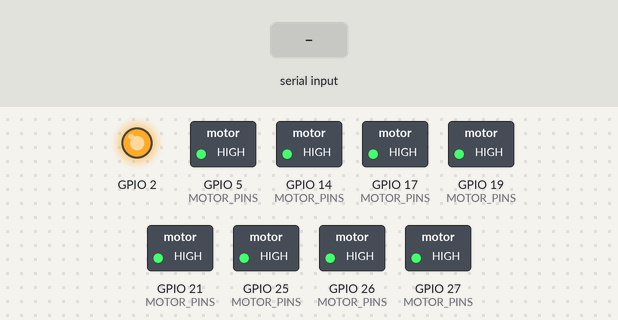
This sketch was run on a simulated ESP32. On the bench: switched loads named in the sketch (green lamp = pin HIGH), output pins drawn as LEDs (lit = HIGH). Inputs (shaded band) come from the test bench. What the sketch prints to the serial monitor is not drawn.

Above: at 1.2 s.
1.3 s: "f 90 45 200 10\n" received over Serial
2.8 s: "s90\n" received over Serial
Timing chart, 0 to 5.8 s (numbered marks = the images above; inputs shaded):
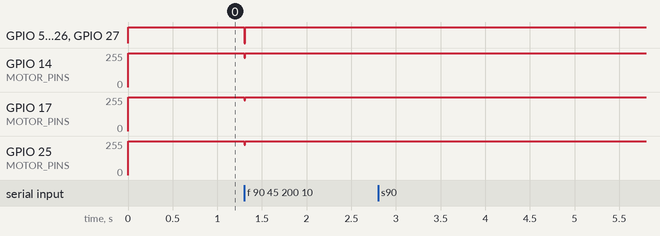

Measured:
- after the input at 1.3 s, GPIO 5 (MOTOR_PINS): HIGH → LOW at once, → HIGH 0.01 s later; GPIO 14 (MOTOR_PINS): 255/255 → 218/255 at once, → 255/255 0.01 s later
- after the input at 2.8 s, every drawn part: stays the same

The sketch:

Fahrtest.ino
```cpp
// ==========================================================
// Fahrtest mit Lidar (nur USB-Serial, kein Bluetooth).
// Der Teller faehrt auf Befehl vom PC kurze Stuecke in eine Richtung und
// reicht dabei jedes gueltige Lidar-Paket (47 Byte, CRC geprueft) unveraendert
// per USB weiter. fahrtest.py zeichnet alles auf und berechnet aus den Scans
// vor und nach jeder Bewegung, wie weit und wohin der Teller wirklich gefahren ist.
//
// USB mit 921600 Baud. Zwischen den Lidar-Paketen kommen Textzeilen, die mit
// '#' beginnen und mit '\n' enden:
//   # bereit                     nach dem Start
//   # f vx vy omega ms <millis>  Fahrt beginnt
//   # e <millis>                 Fahrt zu Ende, Motoren stehen
//   # s <millis>                 Abbruch durch 's'
//   # kein lidar                 seit 1 s kein gueltiges Paket
//
// Kommandos vom PC (eine Zeile):
//   f <vx> <vy> <omega> <ms>     Werte -100..100 wie vom Joystick, ms <= 1500
//   s                            sofort anhalten
//
// Motoren, Abgleich und Lidar-Pin wie in Teller.ino.
// ==========================================================
#include <math.h>

const int MOTOR_PINS[4][2] = { {21, 19}, {5, 17}, {25, 26}, {27, 14} };
// Wie motorMinPWM/motorMaxPWM (manuelles Fahren) in Teller.ino.
const int motorMinPWM[4] = { 214, 219, 212, 214 };
const int motorMaxPWM[4] = { 255, 235, 239, 245 };
const int motorMinPWMRev[4] = { 205, 228, 203, 223 }; // Rad rollt rueckwaerts
const int wheelForward[4] = { -1, 1, -1, 1 };         // Vorzeichen fuer "Rad rollt vorwaerts"
const int motorInvert[4] = { -1, 1, -1, -1 };

const int LIDAR_RX = 36;
const uint32_t LIDAR_BAUD = 230400;
const int LIDAR_PACKET_LEN = 47;

const unsigned long MAX_DRIVE_MS = 1500;

uint8_t crcTable[256];
uint8_t pkt[LIDAR_PACKET_LEN];
int pktLen = 0;
unsigned long lastPacket = 0, lastNoLidarMsg = 0;

bool driving = false;
unsigned long driveStart = 0, driveMs = 0;

char cmd[48];
int cmdLen = 0;

void setMotor(int i, float value) {
  bool rollsForward = value * wheelForward[i] > 0;
  value = constrain(value, -1.0f, 1.0f) * motorInvert[i];
  int a = MOTOR_PINS[i][0], b = MOTOR_PINS[i][1];
  if (fabsf(value) < 0.001f) {
    analogWrite(a, 255);
    analogWrite(b, 255);
    return;
  }
  int minPWM = rollsForward ? motorMinPWM[i] : motorMinPWMRev[i];
  int pwm = minPWM + (int)(fabsf(value) * (motorMaxPWM[i] - minPWM));
  pwm = constrain(pwm, 0, 255);
  analogWrite(a, value > 0 ? pwm : 0);
  analogWrite(b, value > 0 ? 0 : pwm);
}

// Gleiche Mischung wie drive() in Teller.ino.
void drive(float vx, float vy, float omega) {
  float v[4] = { -vx - vy - omega, vx - vy - omega, -vx + vy - omega, vx + vy - omega };
  float maxMag = 1.0f;
  for (int i = 0; i < 4; i++) maxMag = max(maxMag, fabsf(v[i]));
  for (int i = 0; i < 4; i++) setMotor(i, v[i] / maxMag);
}

void readLidar() {
  while (Serial2.available()) {
    uint8_t byte = Serial2.read();
    if (pktLen == 0 && byte != 0x54) continue;
    if (pktLen == 1 && byte != 0x2C) {
      pktLen = byte == 0x54 ? 1 : 0;
      continue;
    }
    pkt[pktLen++] = byte;
    if (pktLen < LIDAR_PACKET_LEN) continue;
    pktLen = 0;
    uint8_t crc = 0;
    for (int i = 0; i < LIDAR_PACKET_LEN - 1; i++) crc = crcTable[crc ^ pkt[i]];
    if (crc != pkt[LIDAR_PACKET_LEN - 1]) continue;
    Serial.write(pkt, LIDAR_PACKET_LEN);
    lastPacket = millis();
  }
}

void handleCommand() {
  int vx, vy, om;
  unsigned long ms;
  if (cmd[0] == 's') {
    drive(0, 0, 0);
    driving = false;
    Serial.printf("# s %lu\n", millis());
  } else if (sscanf(cmd, "f %d %d %d %lu", &vx, &vy, &om, &ms) == 4) {
    vx = constrain(vx, -100, 100);
    vy = constrain(vy, -100, 100);
    om = constrain(om, -100, 100);
    driveMs = min(ms, MAX_DRIVE_MS);
    Serial.printf("# f %d %d %d %lu %lu\n", vx, vy, om, driveMs, millis());
    driveStart = millis();
    driving = true;
    drive(vx / 100.0f, vy / 100.0f, om / 100.0f);
  }
}

void readCommands() {
  while (Serial.available()) {
    char c = Serial.read();
    if (c == '\n' || c == '\r') {
      if (cmdLen > 0) {
        cmd[cmdLen] = '\0';
        handleCommand();
      }
      cmdLen = 0;
    } else if (cmdLen < (int)sizeof(cmd) - 1) {
      cmd[cmdLen++] = c;
    }
  }
}

void setup() {
  Serial.setTxBufferSize(8192);
  Serial.begin(921600);
  for (int i = 0; i < 4; i++) {
    pinMode(MOTOR_PINS[i][0], OUTPUT);
    pinMode(MOTOR_PINS[i][1], OUTPUT);
  }
  drive(0, 0, 0);
  for (int i = 0; i < 256; i++) {
    uint8_t c = i;
    for (int k = 0; k < 8; k++) c = (c & 0x80) ? (c << 1) ^ 0x4D : c << 1;
    crcTable[i] = c;
  }
  Serial2.setRxBufferSize(4096);
  Serial2.begin(LIDAR_BAUD, SERIAL_8N1, LIDAR_RX, -1);
  pinMode(2, OUTPUT);
  digitalWrite(2, HIGH);
  Serial.print("# bereit\n");
}

void loop() {
  readLidar();
  readCommands();
  unsigned long now = millis();
  if (driving && now - driveStart >= driveMs) {
    drive(0, 0, 0);
    driving = false;
    Serial.printf("# e %lu\n", now);
  }
  if (now - lastPacket > 1000 && now - lastNoLidarMsg > 1000) {
    lastNoLidarMsg = now;
    Serial.print("# kein lidar\n");
  }
}
```
